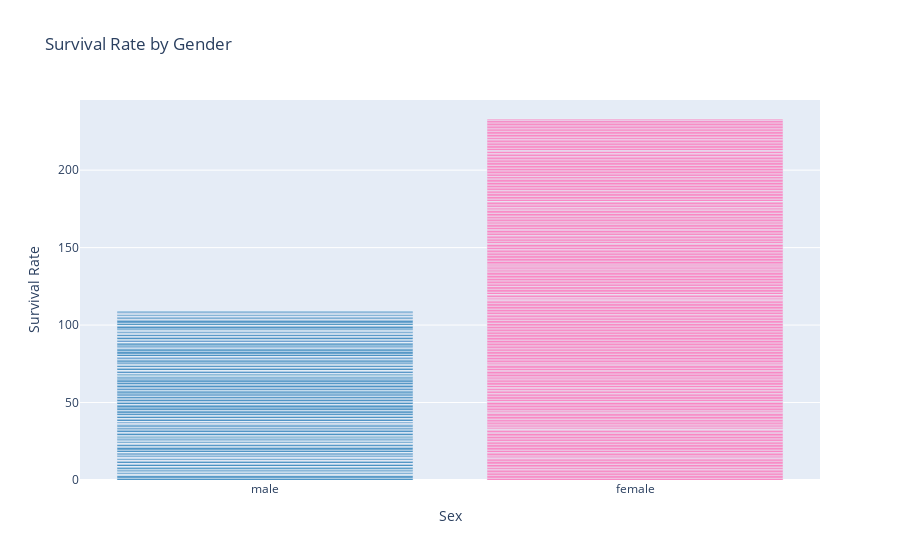

Notebook code cell kept with this figure:
### Code cell
# Cell 4: Exploratory Data Analysis - Interactive and Static Plots
# Survival by Sex (Interactive with Plotly)
fig1 = px.bar(df, x='Sex', y='Survived', color='Sex', 
              title='Survival Rate by Gender', 
              labels={'Survived': 'Survival Rate'},
              color_discrete_map={'male': '#1f77b4', 'female': '#ff69b4'})
fig1.update_layout(showlegend=False)
fig1.show()

### Figure 1 — Plotly figure (JSON) as saved in the notebook; plotly's stock layout.template omitted (floating-point values rounded to 4 significant figures; data arrays with more than 128 entries replaced by an {"elided": "..."} marker saying what was removed)
{"data": [{"hovertemplate": "Sex=%{x}<br>Survival Rate=%{y}<extra></extra>", "legendgroup": "male", "marker": {"color": "#1f77b4", "pattern": {"shape": ""}}, "name": "male", "orientation": "v", "showlegend": true, "textposition": "auto", "type": "bar", "x": {"elided": "577 str values"}, "xaxis": "x", "y": {"elided": "577 int values"}, "yaxis": "y"}, {"hovertemplate": "Sex=%{x}<br>Survival Rate=%{y}<extra></extra>", "legendgroup": "female", "marker": {"color": "#ff69b4", "pattern": {"shape": ""}}, "name": "female", "orientation": "v", "showlegend": true, "textposition": "auto", "type": "bar", "x": {"elided": "314 str values"}, "xaxis": "x", "y": {"elided": "314 int values"}, "yaxis": "y"}], "layout": {"barmode": "relative", "legend": {"title": {"text": "Sex"}, "tracegroupgap": 0}, "showlegend": false, "title": {"text": "Survival Rate by Gender"}, "xaxis": {"anchor": "y", "categoryarray": ["male", "female"], "categoryorder": "array", "domain": [0, 1], "title": {"text": "Sex"}}, "yaxis": {"anchor": "x", "domain": [0, 1], "title": {"text": "Survival Rate"}}}}
